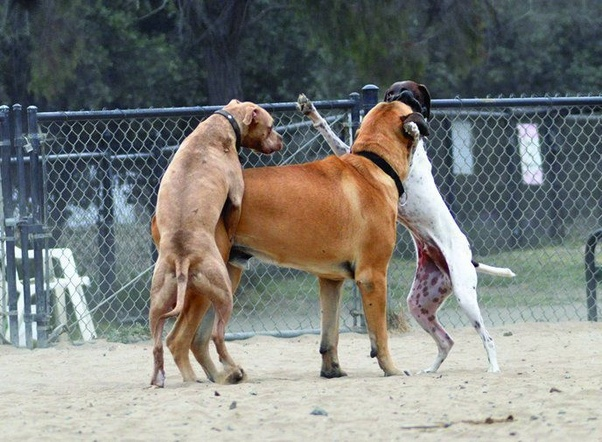
#> input picture TP7/perros.jpeg, 602 x 442 px
$ python borrar.py
#> lines starting #> are read from the running program, lines starting #| are printed output that depends on the picture; after the words box and inside, x2 and y2 are one past the last pixel; in counts of white or black regions, pixels touching at a corner belong together
#!/usr/bin/python37
#OpenCV 4.3.0, Raspberry pi3B/+, 4b/4g/8g, Thonny 3.7.3
#Date: 29th June, 2020

import cv2
import numpy as np

img1 = cv2.imread('perros.jpeg')
#> img1 is the input picture: shape (442, 602, 3); mean B, G, R 122.1, 126.2, 124.6
img2 = cv2.imread('mujer_tapando.jpeg')
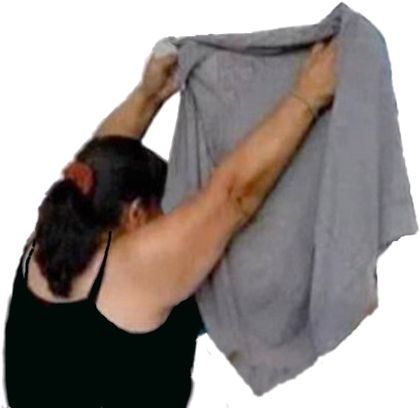
#> input picture TP7/mujer_tapando.jpeg, 420 x 408 px
#> img2 is the input picture: shape (408, 420, 3); mean B, G, R 139.8, 142.7, 150

# I want to put logo on top-left corner, So I create a ROI
rows,cols,channels = img2.shape
#> rows = 408; cols = 420; channels = 3

roi = img1[0:rows, 0:cols]
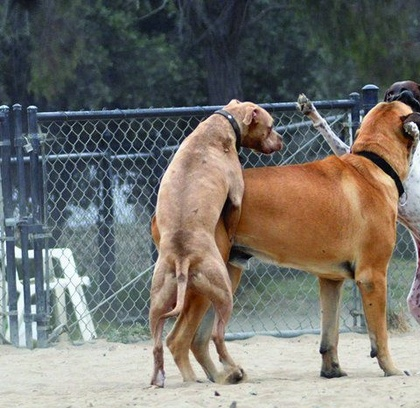
#> roi: shape (408, 420, 3); mean B, G, R 109.3, 115.1, 117.2

# Now create a mask of logo and create its inverse mask also
img2gray = cv2.cvtColor(img2, cv2.COLOR_BGR2GRAY)
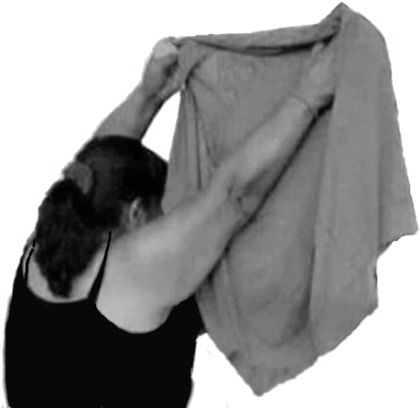
#> img2gray: shape (408, 420); min 0, max 255, mean 144.5
ret, mask = cv2.threshold(img2gray, 10, 255, cv2.THRESH_BINARY)
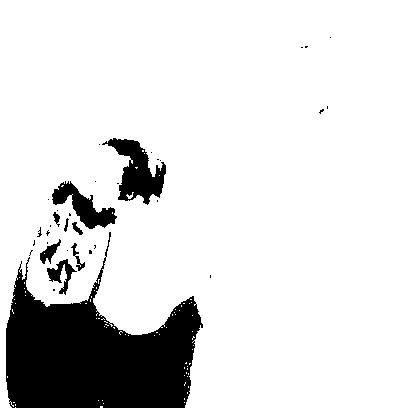
#> mask: shape (408, 420); 86.9% white; 35 black regions (26 under 20 px), largest, box (x1, y1, x2, y2) and area: (6, 232, 203, 408) 18258, (102, 138, 166, 205) 1951, (52, 181, 117, 229) 1236
mask_inv = cv2.bitwise_not(mask)

# Now black-out the area of logo in ROI
img1_bg = cv2.bitwise_and(roi, roi, mask=mask_inv)
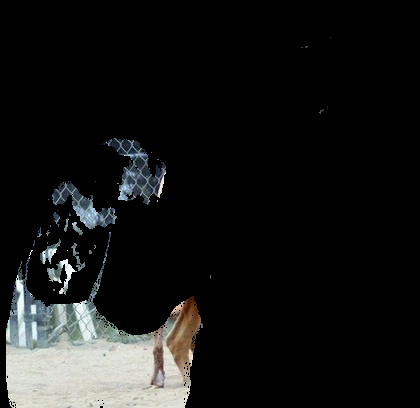
#> img1_bg: shape (408, 420, 3); mean B, G, R 21.8, 22.3, 21.7

# Take only region of logo from logo image.
img2_fg = cv2.bitwise_and(img2, img2, mask=mask)

# Put logo in ROI and modify the main image
dst = cv2.add(img1_bg, img2_fg)
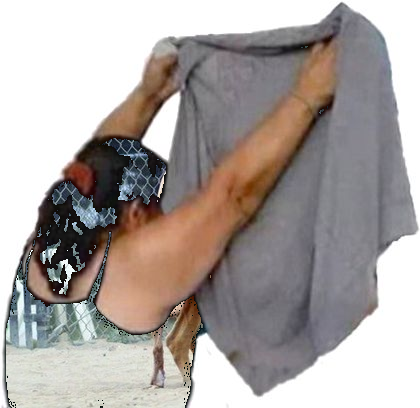
#> dst: shape (408, 420, 3); mean B, G, R 160.7, 163.8, 171.5
#> (the run stopped early here; a loop or call above may not have finished)
